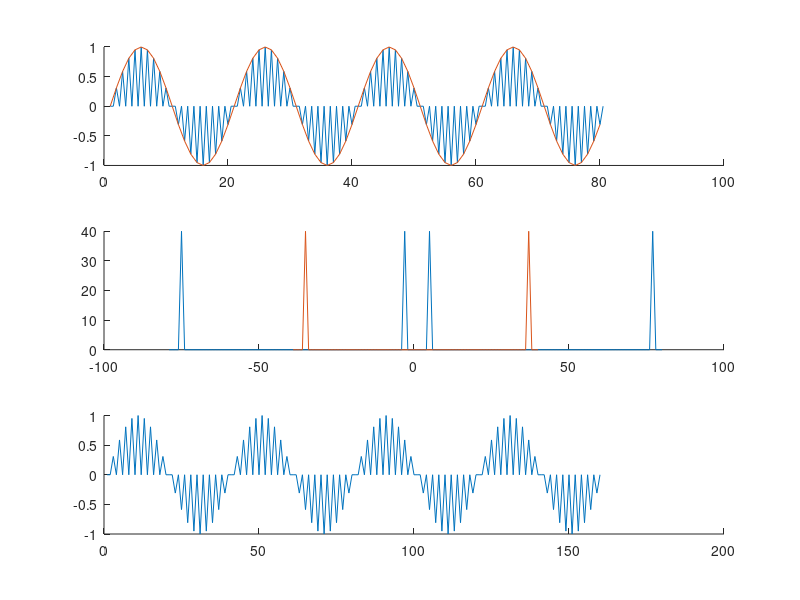

Write the MATLAB code that produced this figure.
function oversample()

% original resolution
res = 1/20
nb_period = 4

% original wave
x = [-nb_period/2:res:nb_period/2-res];
y = the_function(x);
%y = rect(x);

% resample wave
y_resample = reshape(resize(y,2,size(y,2)),1,2*size(y,2));
x_resample=[1:1:2*size(y,2)];

% display both wave
x_=[1:1:size(y,2)]; % = original index

figure

subplot(3,1,1)
hold on
plot(1/2+x_resample/2,y_resample)
plot(x_,y)

subplot(3,1,2)
hold on
plot(x_resample - size(x_resample,2)/2, abs(fft(y_resample)))
plot(x_ - size(x_,2)/2, abs(fft(y)))

subplot(3,1,3)
hold on
plot(real(ifft(fft(y_resample))))


hold off

function y = the_function(x)
    y = sin(2*pi*x);
end

function y = rect(x)
    base = 5
    x_size=size(x,2)
    y = zeros(x_size, 1);
    for i = [round(x_size/2) - base: round(x_size/2) + base]
        y(i) = 1;
    end
end


end
